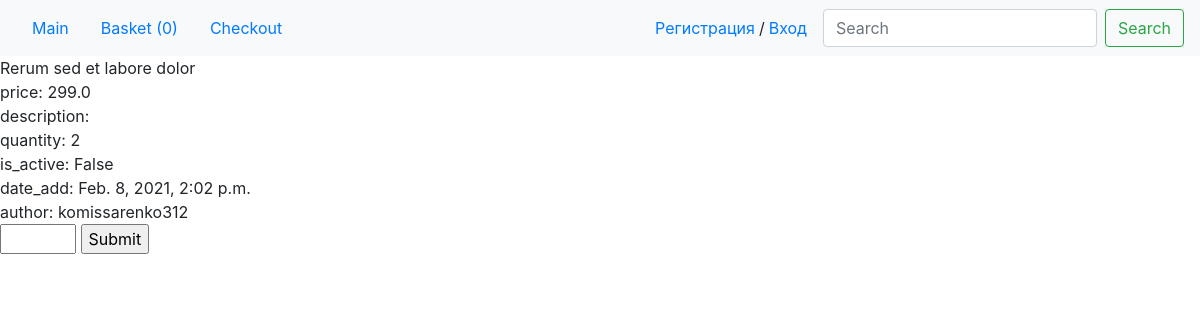
Screenshot of /17/ with the database file from the repository.
### my_shop/models.py (models this page shows)
class Product(models.Model):
    author = models.ForeignKey(User, on_delete=models.CASCADE, blank=True, null=True)
    title = models.CharField(max_length=300, default='Noname')
    quantity = models.IntegerField(blank=True, default=10) #default 10 for tests
    id_rozetka = models.IntegerField(blank=True, default=0)
    brand = models.CharField(max_length=100, blank=True, null=True)
    desc = models.TextField(blank=True, default='')
    images = models.CharField(blank=True, max_length=700, default='')
    price = models.FloatField(default=0)
    old_price = models.FloatField(blank=True, default=0)
    is_active = models.BooleanField(blank=False, max_length=100)
    cid = models.ManyToManyField('Categories')
    date_add = models.DateTimeField(auto_now_add=True)
    def __str__(self):
        return self.title
    class Meta:
        ordering = ['-date_add']

### my_shop/views.py (the view, shortened to what this page needs)
# urls.py: path('<int:pk>/', details_page, name='post_detail'),
def details_page(request, pk):
    goods_info = get_object_or_404(Product, id=pk)
    if not request.session.get('basket'):
        request.session['basket'] = {}
    goods_info = get_object_or_404(Product, id=pk)
    return render(request, 'my_shop/goods.html', context={'goods_info':goods_info})

### my_shop/templates/my_shop/goods.html (shortened to what this page needs)
{% extends 'base.html' %}
{% block content %}
    {{goods_info}}
    <br>
    price: {{goods_info.price}}
    <br>
    description: {{goods_info.description}}
    <br>
    quantity: {{goods_info.quantity}}
    <br>
    is_active: {{goods_info.is_active}}
    <br>
    date_add: {{goods_info.date_add}}
    <br>
    author: {{goods_info.author}}
    <form action="" method="POST">
        <input type="number" name="add2basket" step=1 min="1" max="{{ goods_info.quantity }}">
        <input type="submit">
    </form>
{% endblock %}

### rows the page displays
Product: title "Rerum sed et labore dolor", price "299.0", quantity "2", is_active "False", date_add "Feb. 8, 2021, 2:02 p.m.", author "komissarenko312"

### other values shown
{{ request.session.basket | length }} "0"
